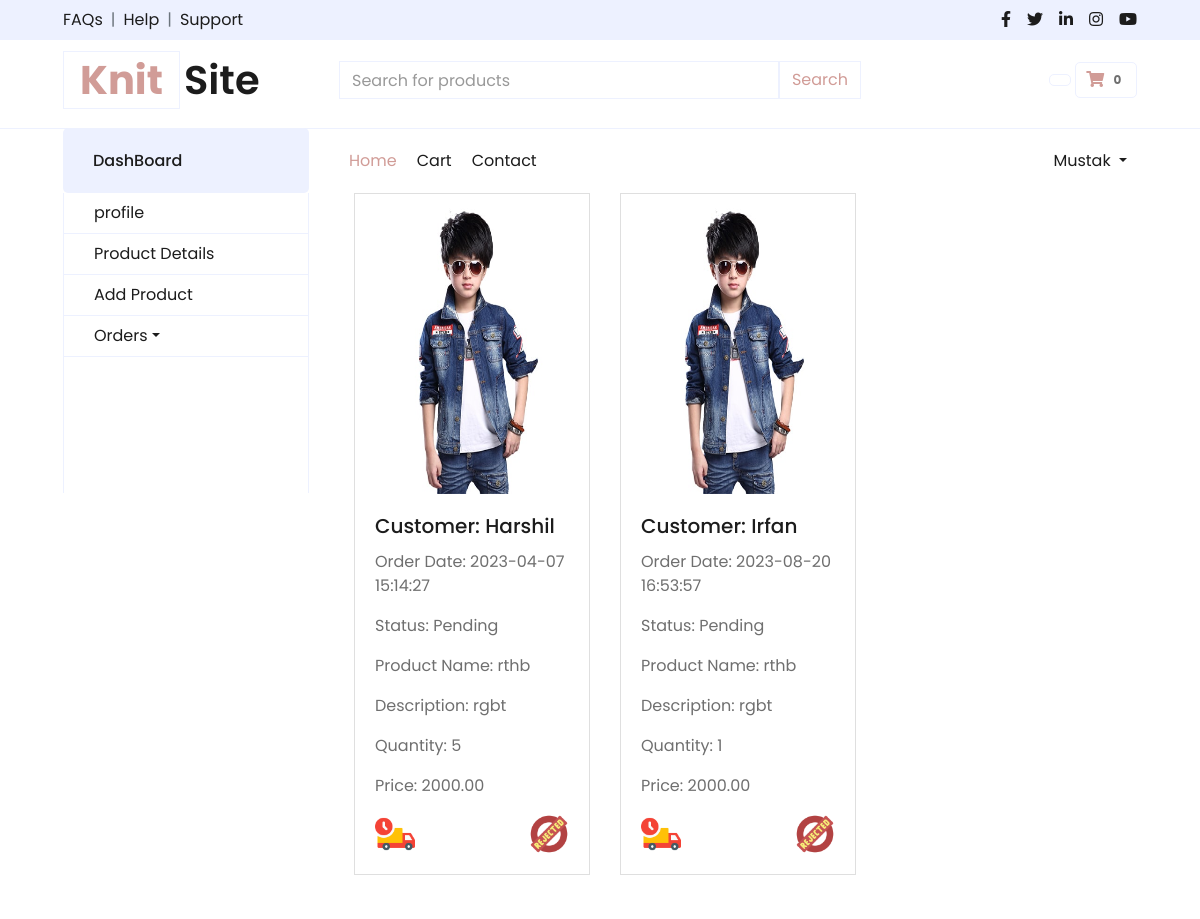
/seller/pendingOrder.php (signed in), run on an earlier commit of the app's database.
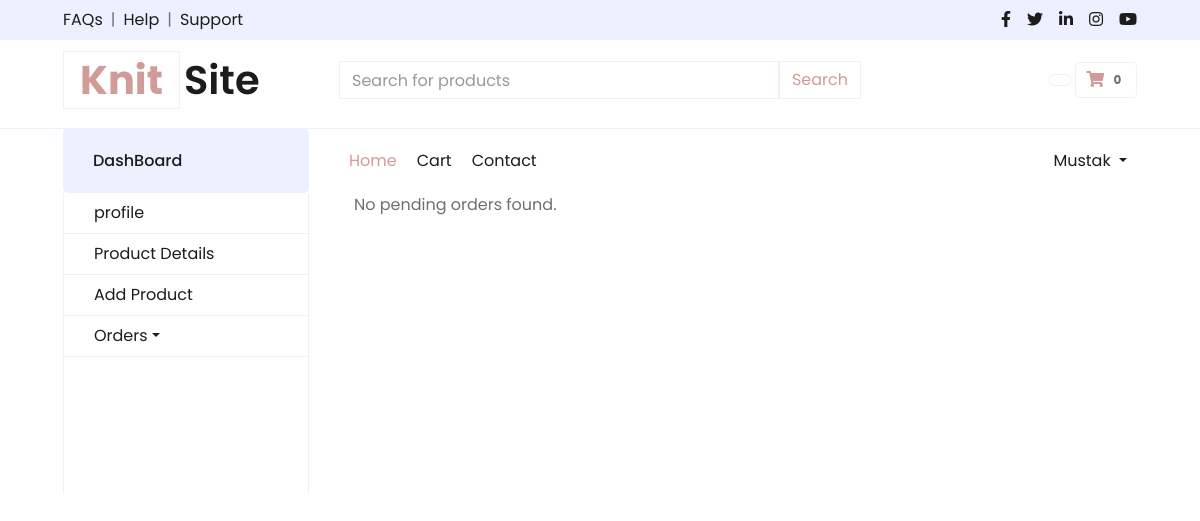
And on a later commit of the database.
### tables this page shows
CREATE TABLE `orders` (
  `order_id` int(11) NOT NULL,
  `customer_id` int(11) NOT NULL,
  `order_date` timestamp NOT NULL DEFAULT current_timestamp(),
  `status` varchar(20) NOT NULL
);

CREATE TABLE `products` (
  `id` int(11) NOT NULL,
  `name` varchar(255) NOT NULL,
  `description` text DEFAULT NULL,
  `price` decimal(10,2) NOT NULL,
  `brand_name` varchar(255) DEFAULT NULL,
  `category` varchar(255) DEFAULT NULL,
  `image_path` varchar(255) DEFAULT NULL,
  `add_date` timestamp NOT NULL DEFAULT current_timestamp(),
  `status` int(1) DEFAULT 1,
  `SID` int(11) DEFAULT NULL,
  `quantity` int(11) DEFAULT NULL
);

CREATE TABLE `customerregistration` (
  `UserId` int(11) NOT NULL,
  `UserFirstName` varchar(30) NOT NULL,
  `UserMiddleName` varchar(30) NOT NULL,
  `UserLastName` varchar(30) NOT NULL,
  `MobileNumber` char(10) NOT NULL,
  `EmailAddress` varchar(30) NOT NULL,
  `UserName` varchar(30) NOT NULL,
  `Password` char(32) NOT NULL,
  `Address` varchar(50) NOT NULL,
  `Pincode` int(6) NOT NULL,
  `Gender` varchar(1) NOT NULL,
  `CreationDate` datetime NOT NULL,
  `status` varchar(1) NOT NULL DEFAULT '1'
);

CREATE TABLE `order_items` (
  `order_item_id` int(11) NOT NULL,
  `order_id` int(11) NOT NULL,
  `product_id` int(11) NOT NULL,
  `quantity` int(11) NOT NULL,
  `total_price` decimal(10,2) NOT NULL
);

### seller/database.php (called while the page is built, shortened)
<?php
function connection()
{
    $connection = mysqli_connect("localhost", "root", "", "knitsite");
    return $connection;
}
?>

### seller/commonMethod.php (called while the page is built, shortened)
<?php
if (isset($_SESSION["SellerUserID"])) {
    $sellerId = $_SESSION["SellerUserID"];
}
include_once("database.php");
function fetchPendingOrders($con, $sellerId)
{
    $query = "SELECT o.order_id, o.customer_id, c.UserFirstName, o.order_date, o.status, p.name, p.image_path, p.description, oi.quantity, oi.total_price
    FROM orders o
    JOIN order_items oi ON o.order_id = oi.order_id
    JOIN products p ON oi.product_id = p.id
    JOIN customerregistration c ON o.customer_id = c.UserId
    WHERE o.status = 'Pending'
    AND p.SID = $sellerId;";
    $result = $con->query($query);
    $pendingOrders = array();
    if ($result->num_rows > 0) {
        while ($row = $result->fetch_assoc()) {
            $pendingOrders[] = array(
                "OrderID" => $row["order_id"],
                "CustomerName" => $row["UserFirstName"],
                "CustomerID" => $row["customer_id"],
                "OrderDate" => $row["order_date"],
                "Status" => $row["status"],
                "ProductName" => $row["name"],
                "Description" => $row["description"],
                "Quantity" => $row["quantity"],
                "TotalPrice" => $row["total_price"],
                "Image" => $row["image_path"]
            );
        }
    }
    return $pendingOrders;
}
?>

### seller/pendingOrder.php (the view, shortened to what this page needs)
<?php include_once 'sellerHeader.php'; ?>
<?php
include_once("commonMethod.php");
$pendingOrders = fetchPendingOrders(connection(), $sellerId);
?>
<!DOCTYPE html>
<html>
<head>
</head>
<body>
    <div class="container">
        <?php if (empty($pendingOrders) || (is_array($pendingOrders) && empty($pendingOrders[0]))): ?>
            <div>No pending orders found.</div>
        <?php else: ?>
            <div class="row">
                <?php foreach ($pendingOrders as $pendingOrder): ?>
                    <?php if (is_array($pendingOrder)): ?>
                        <div class="col-md-4 mb-3">
                            <div class="card">
                                <img src="<?php echo $pendingOrder['Image']; ?>" class="card-img-top" alt="Product Image"
                                    height="300" class="border">
                                <div class="card-body">
                                    <div class="card-heading">
                                        <h5 class="card-title">Customer:
                                            <?php echo @$pendingOrder['CustomerName']; ?>
                                        </h5>
                                    </div>
                                    <p class="card-text">Order Date:
                                        <?php echo @$pendingOrder['OrderDate']; ?>
                                    </p>
                                    <p class="card-text">Status:
                                        <?php echo @$pendingOrder['Status']; ?>
                                    </p>
                                    <p class="card-text" class="text-justify">Product Name:
                                        <?php echo @$pendingOrder['ProductName']; ?>
                                    </p>
                                    <p class="card-text">Description:
                                        <?php echo @$pendingOrder['Description']; ?>
                                    </p>
                                    <p class="card-text">Quantity:
                                        <?php echo @$pendingOrder['Quantity']; ?>
                                    </p>
                                    <p class="card-text">Price:
                                        <?php echo @$pendingOrder['TotalPrice']; ?>
                                    </p>
                                    <div class="card-actions">
                                        <img src="./uploads/dispatch.png" alt="Dispatch" width="40" height="40"
                                            onclick="location.href='sendEmail.php?id=<?php echo $pendingOrder['OrderID']; ?>&status=Dispatch';"
                                            style="cursor: pointer;">
                                        <img src="./uploads/reject.png" alt="Reject" width="40" height="40" align="right"
                                            onclick="location.href='sendEmail.php?id=<?php echo $pendingOrder['OrderID']; ?>&status=Reject';"
                                            style="cursor: pointer;">
                                    </div>
                                </div>
                            </div>
                        </div>
                    <?php endif; ?>
                <?php endforeach; ?>
            </div>
        <?php endif; ?>
    </div>
</body>
</html>

What changed in the data, as far as the page shows it:
no longer on this page (row edited): orders: products.image_path (picture), customer.UserFirstName "Harshil", order_date "2023-04-07 15:14:27", status "Pending", products.name "rthb", products.description "rgbt", order_items.quantity "5", order_items.total_price "2000.00"
no longer on this page (row edited): orders: products.image_path (picture), customer.UserFirstName "Irfan", order_date "2023-08-20 16:53:57", status "Pending", products.name "rthb", products.description "rgbt", order_items.quantity "1", order_items.total_price "2000.00"
Also different on the page:
text now shown: "No pending orders found."
